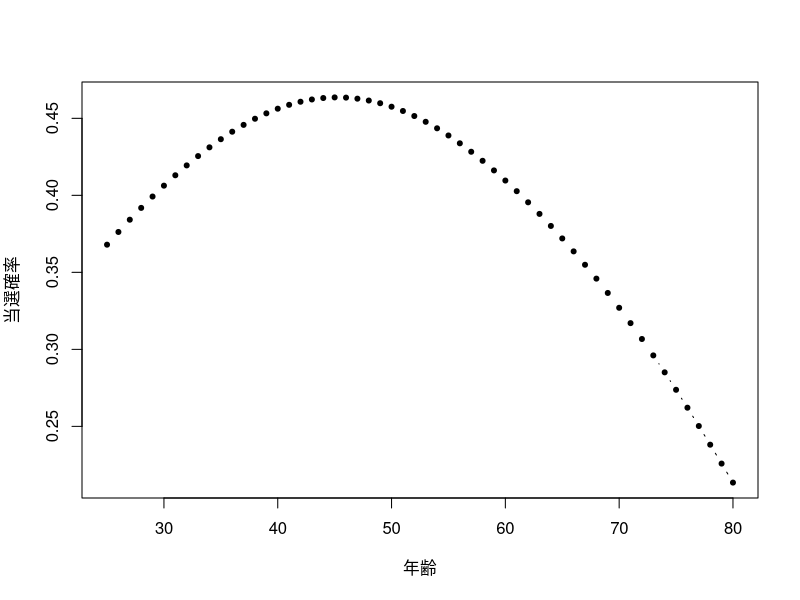

The R source for this figure:
utasp <- read.csv("utasp.csv", na.strings = c("99", "999"), fileEncoding = "SJIS")

utasp <- subset(utasp, utasp$PR == 0)

utasp$WIN <- 0
utasp$WIN[utasp$RESULT == 2 | utasp$RESULT == 3] <- 1

utasp$LDP <- 0
utasp$LDP[utasp$PARTY == 1] <- 1

# 二項ロジット分析
# result <- glm(WIN ~ TERM + LDP, data = utasp, family = binomial(link = "logit"))
result <- glm(WIN ~ TERM + LDP + AGE + I(AGE^2), data = utasp, family = binomial(link = "logit"))
summary(result)

max(utasp$AGE)
min(utasp$AGE)


# 予測確立のプロット

b <- coef(result)
print(b)
print(utasp$TERM)
pr <- numeric()
for (i in 25:80) {
  prd <- exp(b[1] + b[2] * utasp$TERM + b[3] * utasp$LDP + b[4] * i + b[5] * I(i^2)) / (1 + exp(b[1] + b[2] * utasp$TERM + b[3] * utasp$LDP + b[4] * i + b[5] * I(i^2)))
  mprd <- mean(prd, na.rm = T)
  pr <- append(pr, mprd)
}

matplot(c(25:80), pr, type = "b", pch = 20, xlab = "年齢", ylab = "当選確率")


